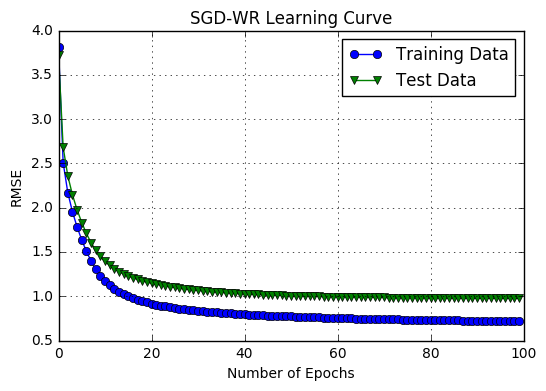

Write the Python code that produced this figure.
# implementation of recommender system using stocastic gradient descent
# Timothy Pilien

import numpy as np
import pandas as pd

header = ['user_id', 'item_id', 'rating', 'timestamp']
df = pd.read_csv('./ml-100k/u.data', sep='\t', names=header)
n_users = df.user_id.unique().shape[0]
n_items = df.item_id.unique().shape[0]

print 'Users = ' + str(n_users) + ' | Movies = ' + str(n_items)

from sklearn import cross_validation as cv
train_data, test_data = cv.train_test_split(df, test_size=0.25)

train_data = pd.DataFrame(train_data)
test_data = pd.DataFrame(test_data)

R = np.zeros((n_users, n_items))
for line in train_data.itertuples():
  R[line[1]-1, line[2]-1] = line[3]

T = np.zeros((n_users, n_items))
for line in test_data.itertuples():
  T[line[1]-1, line[2]-1] = line[3]

# create matricies I and I2 to act as selector matricies
I = R.copy()
I[I > 0] = 1
I[I == 0] = 0

I2 = T.copy()
I2[I2 > 0] = 1
I2[I2 == 0] = 0

# use dotproduct to predict the unknown ratings
def prediction(P, Q):
  return np.dot(P.T, Q)

# set parameters for P and Q
lmbda = 0.1
k = 20
m, n = R.shape
n_epochs = 100
gamma = 0.01

P = 3 * np.random.rand(k, m)
Q = 3 * np.random.rand(k, n)

# calculate root mean squared error
def rmse(I, R, Q, P):
  return np.sqrt(np.sum((I * (R - prediction(P, Q)))**2)/len(R[R > 0]))

train_errors = []
test_errors = []

users, items = R.nonzero()
for epoch in xrange(n_epochs):
  for u, i in zip(users, items):
    e = R[u, i] - prediction(P[:,u], Q[:,i])
    P[:,u] += gamma * (e * Q[:,i] - lmbda * P[:,u])
    Q[:,i] += gamma * (e * P[:,u] - lmbda * Q[:,i])
  train_rmse = rmse(I, R, Q, P)
  test_rmse = rmse(I2, T, Q, P)
  train_errors.append(train_rmse)
  test_errors.append(test_rmse)
  print str(epoch)

# check performance via plot
import matplotlib.pyplot as plt
%matplotlib inline

plt.plot(range(n_epochs), train_errors, marker='o', label='Training Data');
plt.plot(range(n_epochs), test_errors, marker='v', label='Test Data');
plt.title('SGD-WR Learning Curve')
plt.xlabel('Number of Epochs');
plt.ylabel('RMSE');
plt.legend()
plt.grid()
plt.show()

# calculate prediction matrix
R = pd.DataFrame(R)
R_hat = pd.DataFrame(prediction(P, Q))

# compare true ratings of user 22 with predictions
ratings = pd.DataFrame(data=R.loc[21, R.loc[16,:] > 0]).head(n=5)
ratings['Prediction'] = R_hat.loc[21, R.loc[16,:] > 0]
ratings.columns = ['Actual Rating', 'Predicted Rating']
ratings 
